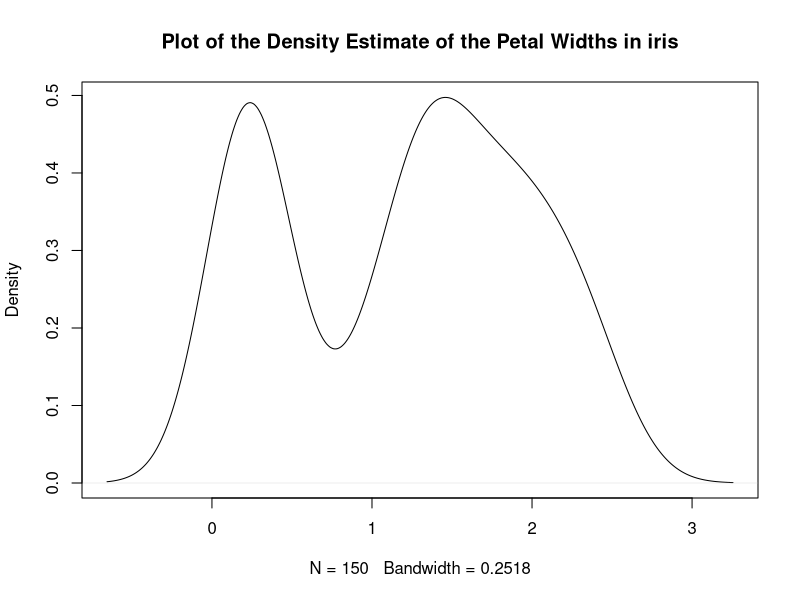

The R source for this figure:
## ---- chunk 1
y <- density(iris$Petal.Width)
## ---- chunk 2
class(y)
## ---- chunk 3
typeof(y)
## ---- chunk 4
str(y)
## ---- chunk 5
#| echo: false
plot(y, main = "Plot of the Density Estimate of the Petal Widths in iris")
